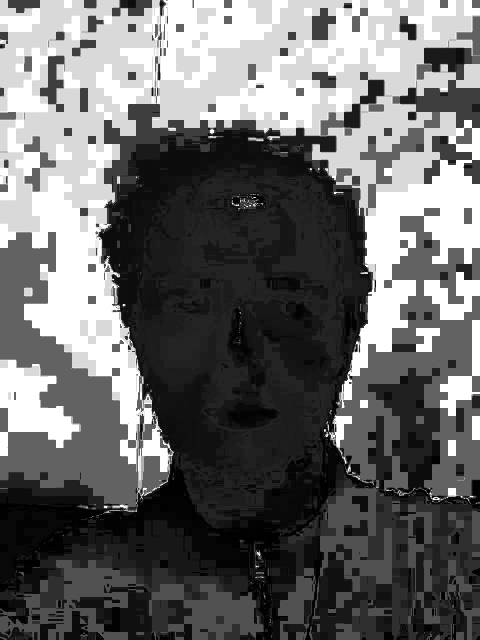
//> input picture metodos/back.jpg, 960 x 1280 px (shown at 1/2 size)
$ ./seg ../../metodos/back.jpg   (built with g++ and OpenCV 4)
//> lines starting //> are read from the running program, lines starting //| are printed output that depends on the picture
#include "opencv2/imgproc.hpp"
#include "opencv2/imgcodecs.hpp"
#include "opencv2/highgui.hpp"
#include <iostream>
using namespace cv;
using namespace std;
Mat hue;
int bins = 25;
void Hist_and_Backproj(int, void* );
int main( int argc, char* argv[] )
{
    CommandLineParser parser( argc, argv, "{@input |  | input image}" );
    Mat src = imread( parser.get<String>( "@input" ) );
//> src is the input picture: 1280 rows x 960 cols, CV_8UC3; min 0, max 255, mean 106
    if( src.empty() )
    {
        cout << "Could not open or find the image!\n" << endl;
        cout << "Usage: " << argv[0] << " <Input image>" << endl;
        return -1;
    }
    Mat hsv;
    cvtColor( src, hsv, COLOR_BGR2HSV );
//> hsv: 1280 rows x 960 cols, CV_8UC3; mean H, S, V 0, 0, 106
    hue.create(hsv.size(), hsv.depth());
    int ch[] = { 0, 0 };
    mixChannels( &hsv, 1, &hue, 1, ch, 1 );
//> hue: 1280 rows x 960 cols, CV_8UC1; every value is 0
    const char* window_image = "Source image";
    namedWindow( window_image );
    createTrackbar("* Hue  bins: ", window_image, &bins, 180, Hist_and_Backproj );
    Hist_and_Backproj(0, 0);
//> in Hist_and_Backproj, `calcHist( &hue, 1, 0, Mat(), hist, 1, &histSize, &ranges, true, false );`: hist = 25 values, max 1228800 at index 0, min 0 at index 1, mean 49152
//> in Hist_and_Backproj, `normalize( hist, hist, 0, 255, NORM_MINMAX, -1, Mat() );`: hist = 25 values, max 255 at index 0, min 0 at index 1, mean 10.2
//> in Hist_and_Backproj, `calcBackProject( &hue, 1, 0, hist, backproj, &ranges, 1, true );`: backproj: 1280 rows x 960 cols, CV_8UC1; every value is 255
//> after the loop in Hist_and_Backproj, `for (int i = 0; i < bins; i++)`:
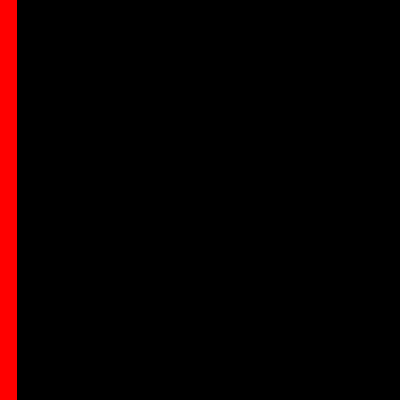
//> histImg: 400 rows x 400 cols, CV_8UC3; mean B, G, R 0, 0, 10.8
    imshow( window_image, src );


  cout << "The sample uses Sobel or Scharr OpenCV functions for edge detection\n\n";
  parser.printMessage();
  cout << "\nPress 'ESC' to exit program.\nPress 'R' to reset values ( ksize will be -1 equal to Scharr function )";
  // First we declare the variables we are going to use
  Mat image, src_gray;
  Mat grad;
  const String window_name = "Sobel Demo - Simple Edge Detector";
  /*
  int ksize = parser.get<int>("ksize");
  int scale = parser.get<int>("scale");
  int delta = parser.get<int>("delta");
  */
  int ksize = 1;
  int scale = 1;
  int delta = 1;
  int ddepth = CV_16S;

  // As usual we load our source image (src)
  image = imread( "back.jpg", IMREAD_COLOR ); // Load an image
//> image: 1280 rows x 960 cols, CV_8UC3; every value is 255

  for (;;)
  {
    // Remove noise by blurring with a Gaussian filter ( kernel size = 3 )
    GaussianBlur(image, src, Size(3, 3), 0, 0, BORDER_DEFAULT);
    // Convert the image to grayscale
    cvtColor(src, src_gray, COLOR_BGR2GRAY);
    Mat grad_x, grad_y;
    Mat abs_grad_x, abs_grad_y;
    Sobel(src_gray, grad_x, ddepth, 1, 0, ksize, scale, delta, BORDER_DEFAULT);
//> grad_x: 1280 rows x 960 cols, CV_16SC1; every value is 1
    Sobel(src_gray, grad_y, ddepth, 0, 1, ksize, scale, delta, BORDER_DEFAULT);
    // converting back to CV_8U
    convertScaleAbs(grad_x, abs_grad_x);
//> abs_grad_x: 1280 rows x 960 cols, CV_8UC1; every value is 1
    convertScaleAbs(grad_y, abs_grad_y);
    addWeighted(abs_grad_x, 0.5, abs_grad_y, 0.5, 0, grad);
    imshow(window_name, grad);
    char key = (char)waitKey(0);
//> the Esc key is pressed
    if(key == 27)
    {
      return 0;
//> (the program exits here)
